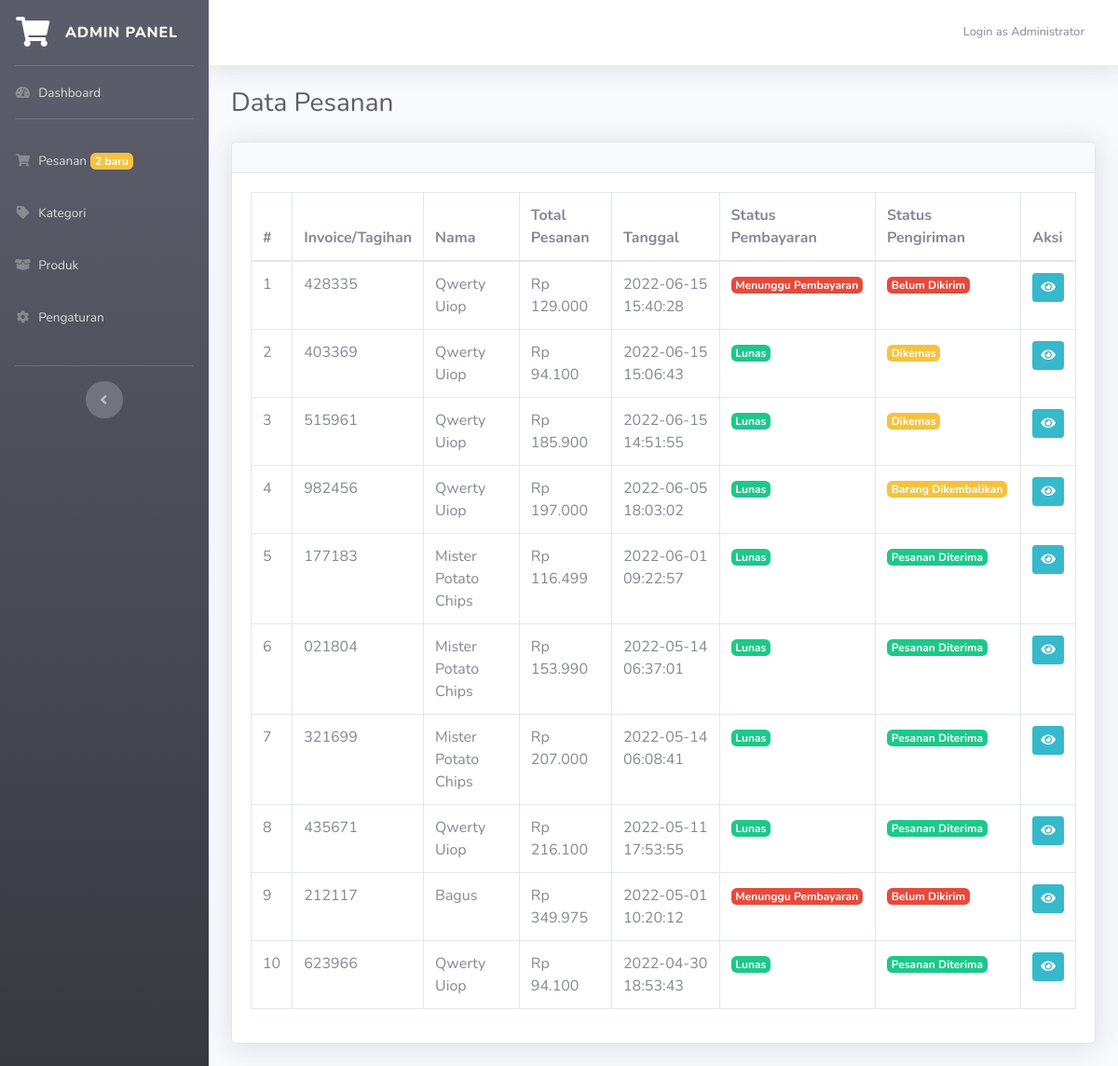
The app's page /admin.php?page=orders (signed in), older data.
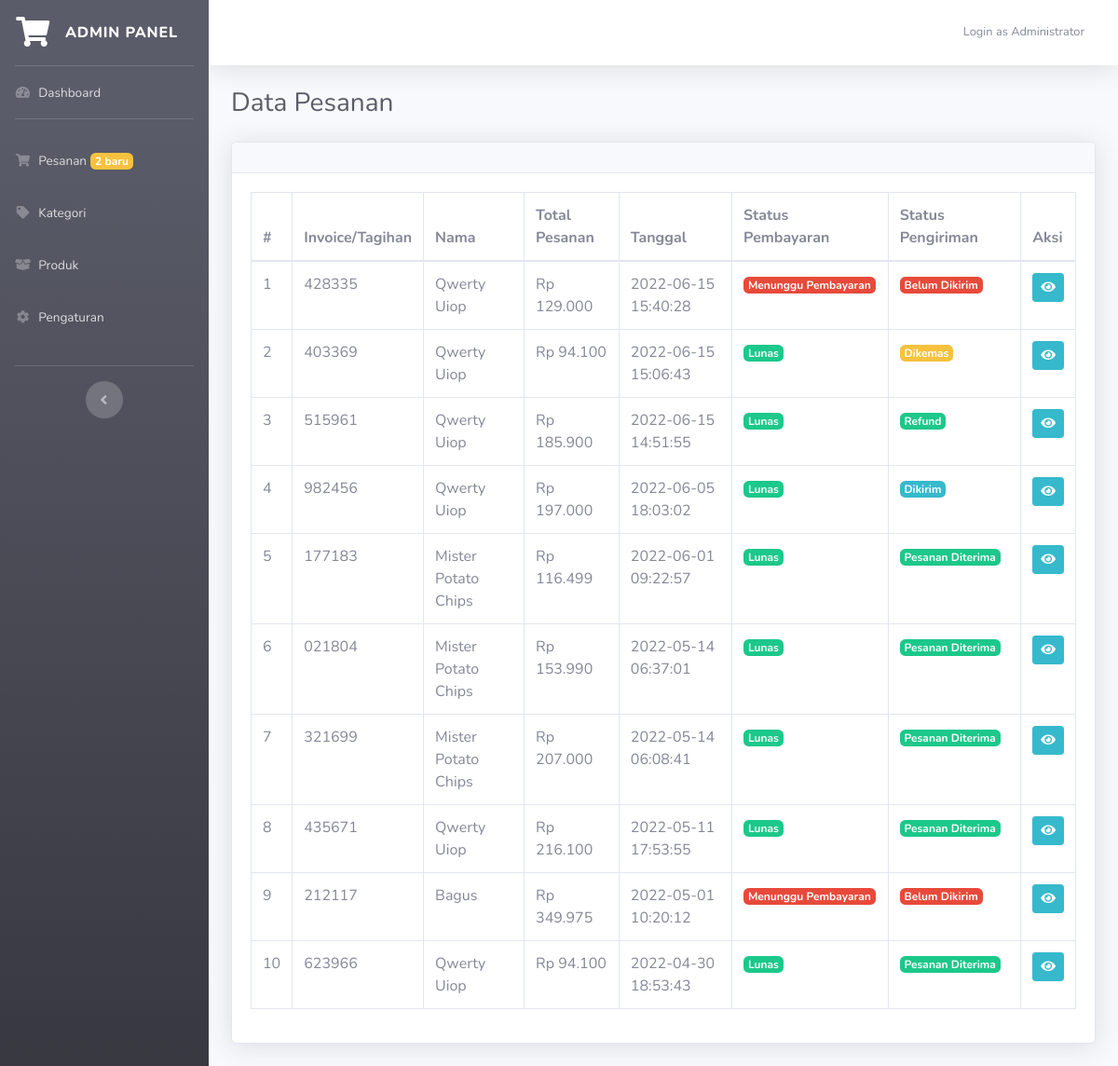
The same page, newer data.
### tables this page shows
CREATE TABLE `invoice` (
  `id` int(11) NOT NULL,
  `invoice_code` varchar(10) NOT NULL,
  `name` varchar(50) NOT NULL,
  `email` varchar(50) NOT NULL,
  `telp` varchar(20) NOT NULL,
  `region` int(11) NOT NULL,
  `address` text NOT NULL,
  `ongkir` varchar(10) NOT NULL,
  `total_price` int(11) NOT NULL,
  `total_all` int(11) NOT NULL,
  `date_input` datetime NOT NULL,
  `status_payment` int(1) NOT NULL,
  `status_delivery` int(1) NOT NULL,
  `bukti_transfer` varchar(100) NOT NULL,
  `no_resi` varchar(50) NOT NULL,
  `expedisi` varchar(50) NOT NULL,
  `status_refund` int(1) NOT NULL,
  `refund_text` text NOT NULL
);

### admin.php (called while the page is built, shortened)
<?php
require_once 'include/func.php';
include "module/templates/index-admin.php";

### include/func.php (called while the page is built, shortened)
<?php
function string2Number($cString){
    return str_replace(",","",$cString) ;
}
function number2String($nNumber,$nDecimals=0){
    $nNumber = floatval(string2Number($nNumber)) ;
    return number_format($nNumber,$nDecimals,",",".") ;
}

### module/admin/orders.php (the view, shortened to what the changed rows need)
<?php
if(isset($_GET['invoice']) && $_GET['invoice'] <> ""){
    $cInvoice = $_GET['invoice'];
    $dbData = mysqli_query($db,"select * from invoice where invoice_code='$cInvoice'");
    $vaInvoice = mysqli_fetch_array($dbData);
    $dbRegion = mysqli_query($db,"select * from region where id='{$vaInvoice['region']}'");
    $vaRegion = mysqli_fetch_array($dbRegion);
?>
<div class="container-fluid">
	<h1 class="h3 mb-2 text-gray-800 mb-2">Code/Invoice = <?= $vaInvoice['invoice_code']; ?></h1>
    <?php if($vaInvoice['status_payment'] == 1 && $vaInvoice['status_delivery'] == 3){ ?>
        <h3 class="text-success">Transaksi selesai</h3>
    <?php } ?>
	<div class="card shadow mb-4">
		<div class="card-header py-3">
            <a href="?page=orders" class="btn btn-sm btn-primary"><i class="fa fa-chevron-left"></i> Back</a>
		</div>
		<div class="card-body">
            <h3 class="lead"> Data Pesanan</h3>
            <hr>
            <div class="row">
                <div class="col-md-6">
                    <table class="table table-sm table-borderless">
                        <tr>
                            <td>Nama Penerima</td>
                            <td><?= $vaInvoice['name']; ?></td>
                        </tr>
                        <tr>
                            <td>Email</td>
                            <td><?= $vaInvoice['email']; ?></td>
                        </tr>
                        <tr>
                            <td>Telepon</td>
                            <td><?= $vaInvoice['telp']; ?></td>
                        </tr>
                        <tr>
                            <td>Wilayah</td>
                            <td><?= $vaRegion['region']; ?></td>
                        </tr>
                        <tr>
                            <td>Alamat Lengkap</td>
                            <td><?= $vaInvoice['address']; ?></td>
                        </tr>
                        <tr>
                            <td>Status Pembayaran</td>
                            <?php if($vaInvoice['status_payment'] == 1){ ?>
                                <td><span class="badge badge-success">Lunas</span></td>
                            <?php
                                }else{
                                    if($vaInvoice['bukti_transfer'] <> ""){
                            ?>
								<td><span class="badge badge-warning">Menunggu Konfirmasi Admin</span></td>
                            <?php
                                    }else{
                            ?>
								<td><span class="badge badge-danger">Menunggu Pembayaran</span></td>
                            <?php
                                    }
                                }
                            ?>
                        </tr>
                        <tr>
                            <td>Status Pengiriman</td>
                            <?php
                            if($vaInvoice['status_refund'] > 0){
                                if($vaInvoice['status_refund'] == 1){
                            ?>
                                <td><span class="badge badge-warning">Barang Dikembalikan</span></td>
                            <?php
                                }else{
                            ?>
                                <td><span class="badge badge-success">Refund</span></td>
                            <?php
                                }
                            }else{
                                if($vaInvoice['status_delivery'] == 3){
                            ?>
                                <td><span class="badge badge-success">Pesanan Diterima</span></td>
                            <?php
                                }else if($vaInvoice['status_delivery'] == 2){
                            ?>
                                <td><span class="badge badge-info">Dikirim</span></td>
                            <?php
                                }else if($vaInvoice['status_delivery'] == 1){
                            ?>
                                <td><span class="badge badge-warning">Dikemas</span></td>
                            <?php
                                }else{ ?>
                                <td><span class="badge badge-danger">Belum Dikirim</span></td>
                            <?php
                                }
                            }
                            ?>
                        </tr>
                        <?php
                            if($vaInvoice['status_delivery'] >= 2){
                        ?>
                        <tr>
                            <td>No. Resi</td>
                            <td><?=$vaInvoice['no_resi']?></td>
                        </tr>
                        <tr>
                            <td>Expedisi</td>
                            <td><?=$vaInvoice['expedisi']?></td>
                        </tr>
                        <?php
                            }
                        ?>
                    </table>
                </div>
            </div>
            <hr>
            <?php
                if($vaInvoice['bukti_transfer'] <> "" && is_file("assets/bukti_transfer/".$vaInvoice['bukti_transfer'])){
            ?>
            <h3 class="lead"> Bukti Transfer <a href="assets/bukti_transfer/<?=$vaInvoice['bukti_transfer']?>" target="_blank"  class="btn btn-sm btn-info"><i class="fa fa-search"></i></a> </h3>
            <?php
                }
            ?>
		</div>
	</div>
    <div class="card shadow mb-5">
        <div class="card-body">
            <table class="table table-bordered">
                <tr>
                    <th>#</th>
                    <th>Nama Barang</th>
                    <th>Jml</th>
                    <th>Info</th>
                    <th>Harga</th>
                    <th>Total</th>
                    <th>Aksi</th>
                <?php
                $no=1;
                $dbOrder = mysqli_query($db,"select * from transaction where id_invoice='$cInvoice'");
                while($data = mysqli_fetch_array($dbOrder)){ ?>
                </tr>
                    <td><?= $no; ?></td>
                    <td><?= $data['product_name']; ?></td>
                    <td class="text-center"><?= $data['qty']; ?></td>
                    <?php if($data['ket'] == ""){ ?>
                        <td>-</td>
                    <?php }else{ ?>
                        <td><?= $data['ket']; ?></td>
                    <?php } ?>
                    <td>Rp <?= number2String($data['price']); ?></td>
                    <?php $total = $data['price'] * $data['qty']; ?>
                    <td>Rp <?= number2String($total); ?></td>
                    <td>
                        <a href="index.php?p=<?= $data['link']; ?>" target="_blank" class="btn btn-sm btn-success"><i class="fa fa-eye"></i></a>
                    </td>
                <tr>
                <?php
                    $no++;
                    }
                ?>
                </tr>
            </table>
            <div class="col-md-6">
                <table class="table table-borderless table-sm">
                    <tr>
                        <th>Total Harga</th>
                        <th>Rp <?= number2String($vaInvoice['total_price']); ?></script></th>
                    </tr>
                    <tr>
                        <th>Biaya Pengiriman</th>
                        <th>Rp <?= number2String($vaInvoice['ongkir']); ?></th>
                    </tr>
                    <tr>
                        <th>Total</th>
                        <th>Rp <?= number2String($vaInvoice['total_all']); ?></th>
                    </tr>
                </table>
            </div>
            <hr>
            <?php if($vaInvoice['status_payment'] == 0){ ?>
                <a href="?page=orders&opt=proses&invoice=<?= $vaInvoice['invoice_code']; ?>" onclick="return confirm('Anda sudah menerima pembayaran dan akan memproses pesanan?');" class="btn btn-info btn-sm">Proses</a>
            <?php }else if($vaInvoice['status_payment'] == 1 && $vaInvoice['status_delivery'] == 1){ ?>
                <a
                    href="#"
                    class="btn btn-primary btn-sm"
                    data-toggle="modal"
                    data-target="#kirimPesanan"
                    >Kirim Pesanan</a
                >
            <?php }else if($vaInvoice['status_refund'] > 0){ ?>
                <div class="card shadow mb-4">
                    <div class="card-header">
                        <p class="lead mb-0 pb-0">Bukti Barang</p>
                    </div>
                    <div class="card-body">
                        <?php
                            $dbImg = mysqli_query($db,"select * from img_refund where id_invoice='$cInvoice'");
                            if(mysqli_num_rows($dbImg) > 0){
                        ?>
                        <div class="row">
                            <?php while($dbRImg = mysqli_fetch_array($dbImg)){ ?>
                                <div class="col-md-6 mb-3">
                                    <img src="assets/images/refund/<?= $dbRImg['img'] ?>" width="100%">
                                </div>
                            <?php } ?>
                        </div>
                        <?php }else{ ?>
                            <div class="alert alert-warning">Belum ada foto</div>
                        <?php } ?>
                    </div>
                </div>
                <div class="card shadow mb-4">
                    <div class="card-header">
                        <p class="lead mb-0 pb-0">Alasan Pengembalian</p>
                    </div>
                    <div class="card-body">
                        <div class="alert alert-info"><?= $vaInvoice['refund_text']?></div>
                    </div>
                </div>
                <a href="?page=orders&opt=refund&invoice=<?= $vaInvoice['invoice_code']; ?>" onclick="return confirm('Anda sudah menerima barang dan sudah mengembalikan dana?');" class="btn btn-success btn-sm"><i class="fa fa-check"></i> Barang Sudah Diterima</a>
            <?php } ?>
        </div>
    </div>
</div>
<div
	class="modal fade"
	id="kirimPesanan"
	tabindex="-1"
	role="dialog"
	aria-labelledby="exampleModalLabel"
	aria-hidden="true"
>
	<div class="modal-dialog" role="document">
		<div class="modal-content">
			<div class="modal-header">
				<h5 class="modal-title" id="exampleModalLabel">Anda Akan Mengirimkan Pesanan?</h5>
				<button
					type="button"
					class="close"
					data-dismiss="modal"
					aria-label="Close"
				>
					<span aria-hidden="true">&times;</span>
				</button>
			</div>
			<div class="modal-body">
				<form
					action=""
					method="post"
				>
					<div class="form-group">
						<label for="name">No. Resi</label>
						<input
							type="text"
							class="form-control"
							id="cNoResi"
							name="cNoResi"
							autocomplete="off"
							required
						/>
					</div>
                    <div class="form-group">
						<label for="name">Expedisi</label>
						<input
							type="text"
							class="form-control"
							id="cExpedisi"
							name="cExpedisi"
							autocomplete="off"
							required
						/>
					</div>
					<button type="submit" name="kirim_pesanan" class="btn btn-success">
					Submit
					</button>
                    <button type="button" class="btn btn-danger" data-dismiss="modal">
					Batal
					</button>
				</form>
			</div>
		</div>
	</div>
</div>
<?php
}else{
?>
<div class="container-fluid">
	<h1 class="h3 mb-2 text-gray-800 mb-4">Data Pesanan</h1>
	<div class="card shadow mb-4">
		<div class="card-body">
            <?php
            $dbData = mysqli_query($db,"select * from invoice order by id desc");
            if(mysqli_num_rows($dbData) > 0){
            ?>
			<div class="table-responsive">
				<table
					class="table table-bordered"
					id="dataTable"
					width="100%"
					cellspacing="0"
				>
					<thead>
						<tr>
							<th>#</th>
							<th>Invoice/Tagihan</th>
							<th>Nama</th>
							<th>Total Pesanan</th>
                            <th>Tanggal</th>
                            <th>Status Pembayaran</th>
                            <th>Status Pengiriman</th>
                            <th>Aksi</th>
						</tr>
					</thead>
					<tbody class="data-content">
						<?php
                        $no = 1;
                        while($data = mysqli_fetch_array($dbData)){
                        ?>
						<tr>
							<td><?= $no; ?></td>
                            <td><?= $data['invoice_code']; ?></td>
                            <td><?= $data['name']; ?></td>
                            <td>Rp <?= number2String($data['total_all']); ?></td>
                            <td><?= $data['date_input']; ?></td>
                            <?php if($data['status_payment'] == 1){ ?>
								<td><span class="badge badge-success">Lunas</span></td>
							<?php
                                }
                            ?>
                            <?php
                            if($data['status_refund'] > 0){
                                if($data['status_refund'] == 1){
                            ?>
                                <td><span class="badge badge-warning">Barang Dikembalikan</span></td>
                            <?php
                                }else{
                            ?>
                                <td><span class="badge badge-success">Refund</span></td>
                            <?php
                                }
                            }else{
                                if($data['status_delivery'] == 3){
                            ?>
                                <td><span class="badge badge-success">Pesanan Diterima</span></td>
                            <?php
                                }elseif($data['status_delivery'] == 2){
                            ?>
                                <td><span class="badge badge-info">Dikirim</span></td>
                            <?php
                                }else if($data['status_delivery'] == 1){
                            ?>
                                <td><span class="badge badge-warning">Dikemas</span></td>
                            <?php
                                }else{ ?>
                                <td><span class="badge badge-danger">Belum Dikirim</span></td>
                            <?php
                                }
                            }
                            ?>
                            <td>
                                <a href="?page=orders&invoice=<?= $data['invoice_code']; ?>" class="btn btn-sm btn-info"><i class="fa fa-eye"></i></a>
                            </td>
                        </tr>
                        <?php
                            $no++;
                        }
                        ?>
					</tbody>
				</table>
			</div>
			<?php
            }else{
            ?>
			<div class="alert alert-warning" role="alert">
			Oops, the order is still empty.
			</div>
            <?php } ?>
		</div>
	</div>
</div>
<?php
}
?>

Row changes from the older to the newer data that the page shows:
changed invoice (number 3 of 10 on the later page): status_refund "Dikemas" → "Refund"
changed invoice (number 4 of 10 on the later page): status_refund "Barang Dikembalikan" → "Dikirim"
